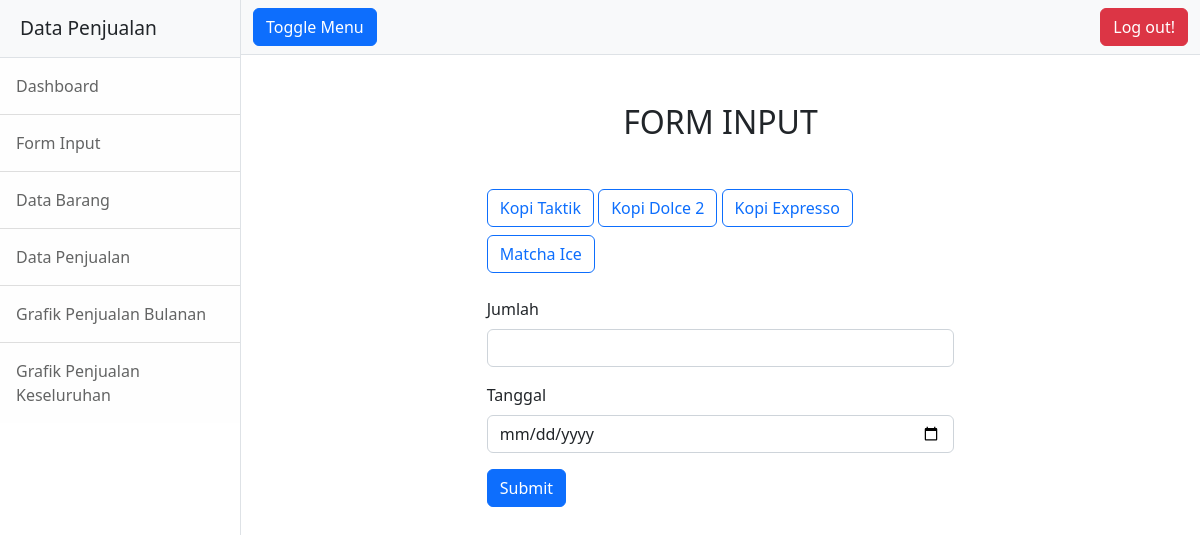
The app's page /dist/php/input.php with its own data.
### tables this page shows
CREATE TABLE `tb_barang` (
  `id_barang` int(11) NOT NULL,
  `barang` varchar(20) NOT NULL
);

### dist/php/input.php (the view, shortened to what this page needs)
<?php
include ('koneksi.php');
$loopbarang = mysqli_query($conn, "SELECT * FROM tb_barang");
?>
<!DOCTYPE html>
<html lang="en">
    <head>
        <link href="../css/styles.css" rel="stylesheet" />
    </head>
    <body>
        <div class="d-flex" id="wrapper">
				<div class="border-end bg-white" id="sidebar-wrapper">
					<div class="sidebar-heading border-bottom bg-light">Data Penjualan</div>
					<div class="list-group list-group-flush">
						<a class="list-group-item list-group-item-action list-group-item-light p-3" href="../index.php">Dashboard</a>
						<a class="list-group-item list-group-item-action list-group-item-light p-3" href="input.php">Form
							Input</a>
                        <a class="list-group-item list-group-item-action list-group-item-light p-3" href="barang/barang.php">Data Barang</a>
						<a class="list-group-item list-group-item-action list-group-item-light p-3" href="data/table.php">Data Penjualan</a>
						<a class="list-group-item list-group-item-action list-group-item-light p-3"
							href="graph-bulan.php">Grafik Penjualan
							Bulanan</a>
						<a class="list-group-item list-group-item-action list-group-item-light p-3" href="index.php">Grafik
							Penjualan
							Keseluruhan</a>
					</div>
				</div>
				<div id="page-content-wrapper">
					<nav class="navbar  navbar-light bg-light border-bottom">
						<div class="container-fluid">
							<button class="btn btn-primary" id="sidebarToggle">Toggle Menu</button>
							<a href="logout.php" class="btn btn-danger">Log out!</a>
						</div>
					</nav>
                <div class="container-fluid">
                    <h2 class="mt-5 mb-5 text-center">FORM INPUT</h2>
                        <div style="width: 50%;" class="mx-auto">
                            <form method="post" action="">
                                <div class="mb-3">
                                <?php $i = 1; ?>
                                <?php while($row = mysqli_fetch_array($loopbarang)) :?>
                                <div class="btn-group mb-2" role="group" aria-label="Basic radio toggle button group">
                                    <label class="btn btn-outline-primary" for="<?php echo $i; ?>"><?php echo $row["barang"] ?></label>
                                </div>
                                <?php $i++ ?>
                                <?php endwhile; ?>
                                </div>
                                <div class="mb-3">
                                    <label for="jumlah" class="form-label">Jumlah</label>
                                    <input type="number" class="form-control" id="jumlah" name="jumlah" required>
                                </div>
                                <div class="mb-3">
                                    <label for="tgl_penjualan" class="form-label">Tanggal</label>
                                    <input type="date" class="form-control" id="tgl_penjualan" name="tgl_penjualan" required>
                                </div>
                                    <button type="submit" class="btn btn-primary" name="submit">Submit</button>
                            </form>
                        </div>
                </div>
        </div>
    </body>
</html>

### records on screen
tb_barang: barang "Kopi Taktik"
tb_barang: barang "Kopi Dolce 2"
tb_barang: barang "Kopi Expresso"
tb_barang: barang "Matcha Ice"
